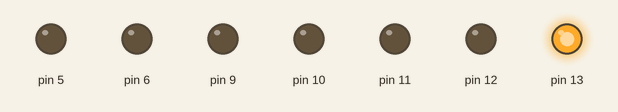
A sketch run on a simulated Arduino Uno, built with avr-gcc and run on an emulated ATmega328P. On the bench: output pins drawn as LEDs (lit = HIGH).

Above: at 0.02 s.
At 0.32 s:
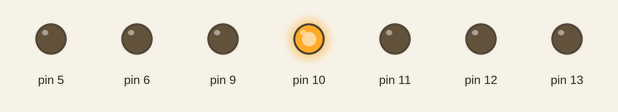
At 0.62 s:
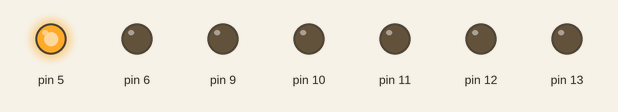
At 1.47 s:
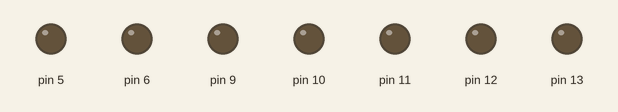
At 2.32 s:
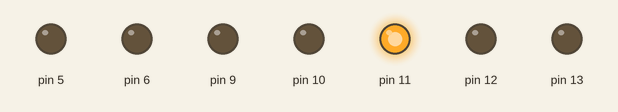
At 2.92 s:
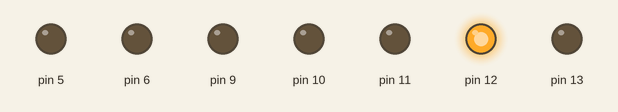
Timing chart, 0 to 3.2 s (numbered marks = the images above):
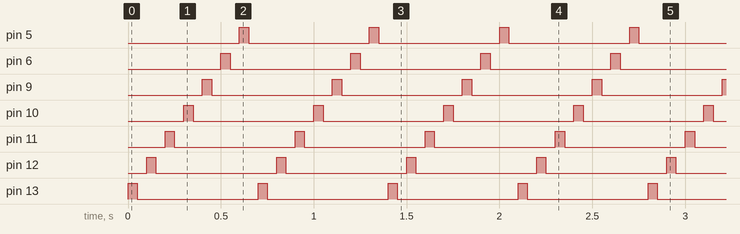

The sketch:

1_led_tester.ino
```cpp
void setup() {
  // put your setup code here, to run once:
pinMode(13,OUTPUT);
pinMode(12,OUTPUT);
pinMode(11,OUTPUT);
pinMode(10,OUTPUT);
pinMode(9,OUTPUT);
pinMode(6,OUTPUT);
pinMode(5,OUTPUT);
}

void loop() {
  // put your main code here, to run repeatedly:
    digitalWrite(13, HIGH);
    delay(50);
    digitalWrite(13, LOW);
    delay(50);
    digitalWrite(12, HIGH);
    delay(50);
    digitalWrite(12, LOW);
    delay(50);
    digitalWrite(11, HIGH);
    delay(50);
    digitalWrite(11, LOW);
    delay(50);
    digitalWrite(10, HIGH);
    delay(50);
    digitalWrite(10, LOW);
    delay(50);
    digitalWrite(9, HIGH);
    delay(50);
    digitalWrite(9, LOW);
    delay(50);
    digitalWrite(6, HIGH);
    delay(50);
    digitalWrite(6, LOW);
    delay(50);
    digitalWrite(5, HIGH);
    delay(50);
    digitalWrite(5, LOW);
    delay(50);


}
```

Measured:
- by itself, pin 5, pin 6, pin 9–13: alternates HIGH for 0.05 s and LOW for 0.65 s
- by itself, everything shown: repeats every 0.70 s, in 14 steps
